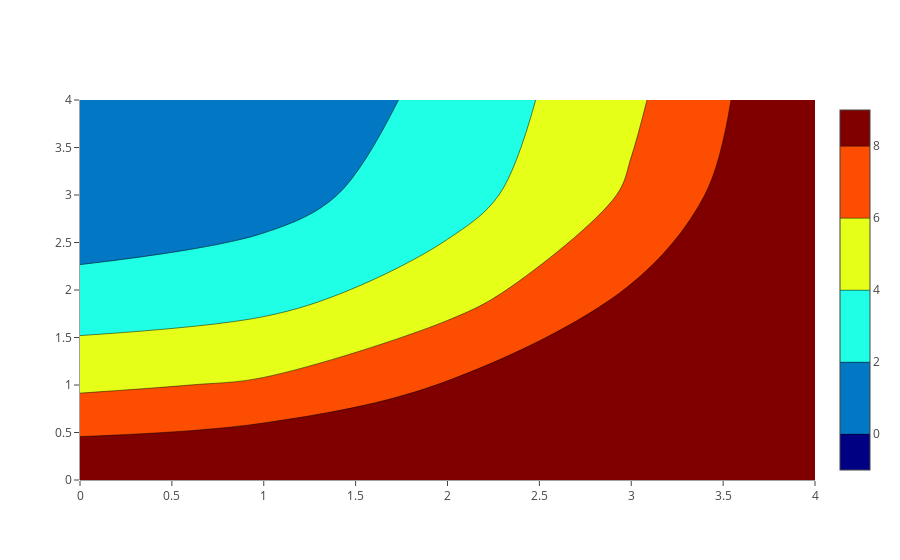

Notebook code for this chart:
### Markdown cell above
# Customizing Size and Range of a Contour Plot's Contours

### Code cell
import plotly.graph_objs as go

data = [
    go.Contour(
        z=[[10, 10.625, 12.5, 15.625, 20],
           [5.625, 6.25, 8.125, 11.25, 15.625],
           [2.5, 3.125, 5., 8.125, 12.5],
           [0.625, 1.25, 3.125, 6.25, 10.625],
           [0, 0.625, 2.5, 5.625, 10]],
        colorscale='Jet',
        autocontour=False,
        contours=dict(
            start=0,
            end=8,
            size=2,
        ),
    )
]
pyo.iplot(data)

### Figure 1 — Plotly figure (JSON) as saved in the notebook; plotly's stock layout.template omitted (floating-point values rounded to 4 significant figures)
{"data": [{"autocontour": false, "colorscale": "Jet", "contours": {"end": 8, "size": 2, "start": 0}, "type": "contour", "uid": "1a210af4-c523-4f75-869e-7b06db4de450", "z": [[10, 10.62, 12.5, 15.62, 20], [5.625, 6.25, 8.125, 11.25, 15.62], [2.5, 3.125, 5, 8.125, 12.5], [0.625, 1.25, 3.125, 6.25, 10.62], [0, 0.625, 2.5, 5.625, 10]]}], "layout": {}}
